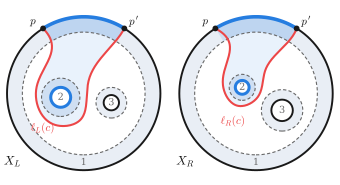

Write Python code to recreate this figure.
"""Fig. 1: the two chiral quotient surfaces of a rotating three-boundary wormhole and one cut class.

Schematic. Each panel shows a hyperbolic pair of pants with three funnels: the outer annulus and the two
inner annuli are the funnels (asymptotic regions), dashed circles are the horizons (closed geodesics
bounding the convex core), thick circles are the conformal boundaries. The region A consists of an
interval of boundary 1 (between the marked points p, p') and the whole of boundary 2. The same cut class c
(an arc from p to p' going around funnel 2) is drawn on X_L and on X_R, whose geometries differ.
Usage: python3 fig1_wormhole.py <output.pdf>
"""
import sys, os
import numpy as np
import matplotlib.pyplot as plt
from matplotlib.patches import Circle, Wedge
from scipy.interpolate import splprep, splev
sys.path.insert(0, os.path.dirname(os.path.abspath(__file__)))
import style
style.apply()
out = sys.argv[1] if len(sys.argv) > 1 else "fig1_wormhole.pdf"

FUNNEL = "#e9eef5"
CORE = "#ffffff"

def smooth(pts, n=300):
    pts = np.array(pts).T
    tck, _ = splprep(pts, s=0, k=3)
    return splev(np.linspace(0, 1, n), tck)

def panel(ax, holes, cut_pts, label, ell, theta=(58, 122)):
    R_bdy, R_hor = 1.0, 0.80
    ax.add_patch(Circle((0, 0), R_bdy, color=FUNNEL, zorder=0, lw=0))
    ax.add_patch(Circle((0, 0), R_hor, color=CORE, zorder=1, lw=0))
    # region A on the outer boundary: interval between the marked points
    t0, t1 = theta
    ax.add_patch(Wedge((0, 0), R_bdy, t0, t1, width=R_bdy - R_hor, color=style.BLUE, alpha=0.13, lw=0, zorder=1))
    ax.add_patch(Circle((0, 0), R_bdy, fill=False, ec=style.INK, lw=1.4, zorder=4))
    ax.plot(*[R_bdy * f(np.radians(np.linspace(t0, t1, 60))) for f in (np.cos, np.sin)], color=style.BLUE, lw=2.6, zorder=5,
            solid_capstyle="butt")
    ax.add_patch(Circle((0, 0), R_hor, fill=False, ec=style.INK2, lw=0.8, ls=(0, (3, 2)), zorder=3))
    for k, (cx, cy, rh, rb) in enumerate(holes):
        inA = (k == 0)
        ax.add_patch(Circle((cx, cy), rh, color=FUNNEL, zorder=2, lw=0))
        if inA:
            ax.add_patch(Circle((cx, cy), rh, color=style.BLUE, alpha=0.13, zorder=2, lw=0))
        ax.add_patch(Circle((cx, cy), rb, color="white", zorder=2, lw=0))
        ax.add_patch(Circle((cx, cy), rh, fill=False, ec=style.INK2, lw=0.8, ls=(0, (3, 2)), zorder=3))
        ax.add_patch(Circle((cx, cy), rb, fill=False, ec=style.BLUE if inA else style.INK, lw=2.2 if inA else 1.4, zorder=4))
        ax.text(cx, cy, str(k + 2), ha="center", va="center", fontsize=7, color=style.INK2)
    # marked points
    for t, nm, dx in ((t0, r"$p'$", 0.06), (t1, r"$p$", -0.06)):
        x, y = np.cos(np.radians(t)), np.sin(np.radians(t))
        ax.plot([x], [y], "o", ms=3.2, color=style.INK, zorder=6)
        ax.text(1.12 * x + dx, 1.10 * y, nm, ha="center", va="center", fontsize=8)
    # the cut
    xs, ys = smooth(cut_pts)
    # homology region: between the cut and the boundary interval (funnel 2 lies inside it)
    tt = np.radians(np.linspace(theta[0], theta[1], 80))
    ax.fill(np.concatenate([xs, np.cos(tt)]), np.concatenate([ys, np.sin(tt)]), color=style.BLUE, alpha=0.10,
            lw=0, zorder=1.5)
    ax.plot(xs, ys, color=style.RED, lw=1.5, zorder=5)
    ax.text(*ell[0], ell[1], color=style.RED, fontsize=8, ha="center", va="center")
    ax.text(-1.04, -0.98, label, fontsize=9, ha="left", va="bottom")
    ax.text(0.0, -0.9, "1", ha="center", va="center", fontsize=7, color=style.INK2)
    ax.set_xlim(-1.08, 1.08); ax.set_ylim(-1.08, 1.12)
    ax.set_aspect("equal"); ax.axis("off")

fig, axs = plt.subplots(1, 2, figsize=(3.4, 1.85))
p = (np.cos(np.radians(122)), np.sin(np.radians(122))); pp = (np.cos(np.radians(58)), np.sin(np.radians(58)))
holesL = [(-0.30, -0.05, 0.25, 0.13), (0.36, -0.12, 0.20, 0.10)]
cutL = [p, (-0.42, 0.55), (-0.62, 0.05), (-0.40, -0.40), (-0.05, -0.35), (0.06, 0.15), (0.30, 0.55), pp]
holesR = [(-0.18, 0.08, 0.17, 0.09), (0.34, -0.22, 0.27, 0.14)]
cutR = [p, (-0.34, 0.58), (-0.43, 0.10), (-0.24, -0.16), (0.02, -0.05), (0.12, 0.30), (0.33, 0.58), pp]
panel(axs[0], holesL, cutL, r"$X_L$", ((-0.53, -0.45), r"$\ell_L(c)$"))
panel(axs[1], holesR, cutR, r"$X_R$", ((-0.30, -0.36), r"$\ell_R(c)$"))
fig.subplots_adjust(left=0.0, right=1.0, top=1.0, bottom=0.0, wspace=0.04)
fig.savefig(out)
